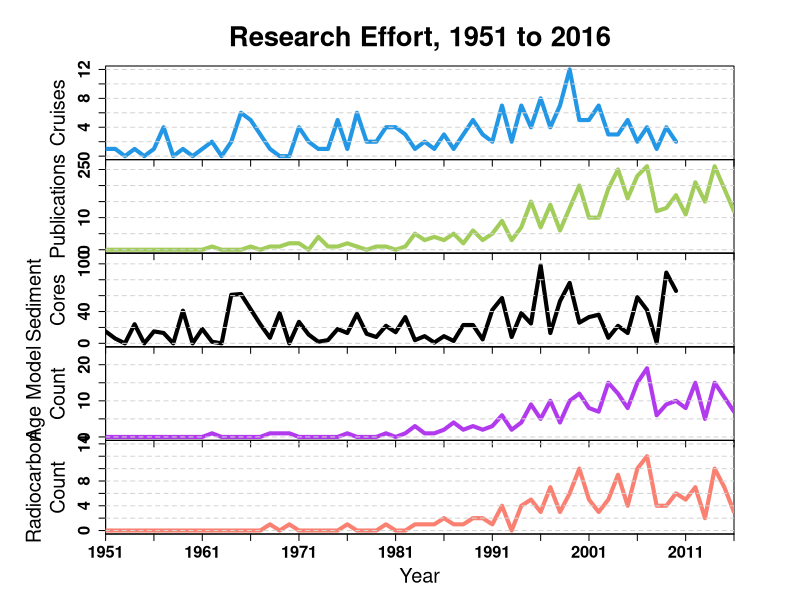

R code for this plot:
marisa <- read.csv(file = "marisadata2.csv", header = T)

par(mfcol = c(5,1))
par(mar=c(0,0,0,0), oma=c(5,8,5,5))
plot(marisa$Year, marisa$Cruises, col=4, pch=19, cex=0, xlim=c(1951, 2016), ylim=c(0, 12), xaxt = 'n', cex.axis = 1.5, font.axis = 2, xaxs="i")
lines(marisa$Year, marisa$Cruises, col=4, pch=17, cex=1, lwd = 4)
axis(side = 1, at = seq(1951, 2016, by = 5), labels = F, tcl = -0.5)
grid(0, NULL, lty = 2, lwd = 1)
mtext(text="Cruises", side=2, line=2.9, cex = 1.2)

plot(marisa$Year, marisa$Publications, col=1, pch=1, cex=0, xlim=c(1951, 2016), ylim=c(0, 27), xaxt = 'n', cex.axis = 1.5, font.axis = 2, xaxs="i")
lines(marisa$Year, marisa$Publications, col='darkolivegreen3', pch=17, cex=1, lwd = 4)
axis(side = 1, at = seq(1951, 2016, by = 5), labels = F, tcl = -0.5)
grid(0, NULL, lty = 2, lwd = 1)
mtext(text="Publications", side=2, line=2.9, cex = 1.2)

plot(marisa$Year, marisa$Sediment.Cores, col=6, pch=19, cex=0, xlim=c(1951, 2016), ylim=c(0, 109), cex.axis = 1.5, font.axis = 2, xaxt = 'n', xaxs="i")
axis(side = 1, at = seq(1951, 2016, by = 5), labels = F, tcl = -0.5, font.axis = 2, cex.axis = 1.5)
lines(marisa$Year, marisa$Sediment.Cores, col='9', pch=17, cex=1, lwd = 4)
grid(0, NULL, lty = 2, lwd = 1)
mtext(text="Sediment\nCores", side=2, line=2.9, cex = 1.2)

plot(marisa$Year, marisa$Age.Model.Count, col=6, pch=19, cex=0, xlim=c(1951, 2016), ylim=c(0, 24), cex.axis = 1.5, font.axis = 2, xaxt = 'n', xaxs="i")
axis(side = 1, at = seq(1951, 2016, by = 5), labels = F, tcl = -0.5, font.axis = 2, cex.axis = 1.5)
lines(marisa$Year, marisa$Age.Model.Count, col='darkorchid2', pch=17, cex=1, lwd = 4)
grid(0, NULL, lty = 2, lwd = 1)
mtext(text="Age Model\nCount", side=2, line=2.9, cex = 1.2)

plot(marisa$Year, marisa$Radiocarbon.Count, col=6, pch=19, cex=0, xlim=c(1951, 2016), ylim=c(0, 14), cex.axis = 1.5, font.axis = 2, xaxt = 'n', xaxs="i")
axis(side = 1, at = seq(1951, 2016, by = 5), labels = T, tcl = -0.5, font.axis = 2, cex.axis = 1.5)
lines(marisa$Year, marisa$Radiocarbon.Count, col='salmon', pch=17, cex=1, lwd = 4)
grid(0, NULL, lty = 2, lwd = 1)
mtext(text="Radiocarbon\nCount", side=2, line=2.9, cex = 1.2)

mtext(text="Year", side=1, line=2.9, cex = 1.2)
title("Research Effort, 1951 to 2016", outer=TRUE, cex.main = 2.5, line = 1.5)

graphics.off()
